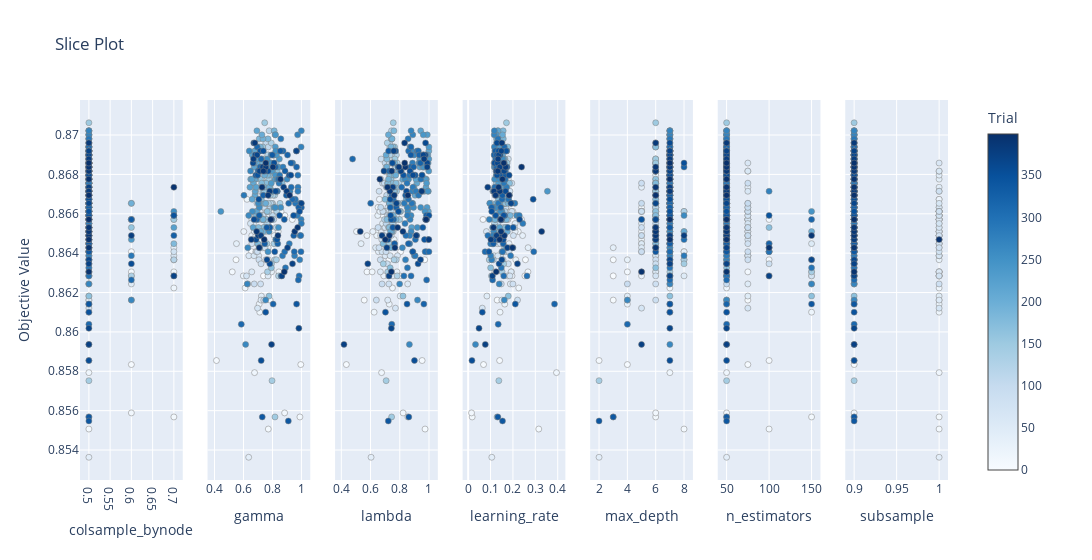

This figure's notebook cell:
### Code cell
optuna.visualization.plot_slice(study_XGB)

### Figure 1 — Plotly figure (JSON) as saved in the notebook; plotly's stock layout.template omitted (floating-point values rounded to 4 significant figures; data arrays with more than 128 entries replaced by an {"elided": "..."} marker saying what was removed)
{"data": [{"marker": {"color": {"elided": "400 int values"}, "colorbar": {"title": {"text": "Trial"}, "x": 1, "xpad": 40}, "colorscale": [[0, "rgb(247,251,255)"], [0.125, "rgb(222,235,247)"], [0.25, "rgb(198,219,239)"], [0.375, "rgb(158,202,225)"], [0.5, "rgb(107,174,214)"], [0.625, "rgb(66,146,198)"], [0.75, "rgb(33,113,181)"], [0.875, "rgb(8,81,156)"], [1, "rgb(8,48,107)"]], "line": {"color": "Grey", "width": 0.5}, "showscale": true}, "mode": "markers", "showlegend": false, "type": "scatter", "x": {"elided": "400 float values"}, "xaxis": "x", "y": {"elided": "400 float values"}, "yaxis": "y"}, {"marker": {"color": {"elided": "400 int values"}, "colorbar": {"title": {"text": "Trial"}, "x": 1, "xpad": 40}, "colorscale": [[0, "rgb(247,251,255)"], [0.125, "rgb(222,235,247)"], [0.25, "rgb(198,219,239)"], [0.375, "rgb(158,202,225)"], [0.5, "rgb(107,174,214)"], [0.625, "rgb(66,146,198)"], [0.75, "rgb(33,113,181)"], [0.875, "rgb(8,81,156)"], [1, "rgb(8,48,107)"]], "line": {"color": "Grey", "width": 0.5}, "showscale": false}, "mode": "markers", "showlegend": false, "type": "scatter", "x": {"elided": "400 float values"}, "xaxis": "x2", "y": {"elided": "400 float values"}, "yaxis": "y2"}, {"marker": {"color": {"elided": "400 int values"}, "colorbar": {"title": {"text": "Trial"}, "x": 1, "xpad": 40}, "colorscale": [[0, "rgb(247,251,255)"], [0.125, "rgb(222,235,247)"], [0.25, "rgb(198,219,239)"], [0.375, "rgb(158,202,225)"], [0.5, "rgb(107,174,214)"], [0.625, "rgb(66,146,198)"], [0.75, "rgb(33,113,181)"], [0.875, "rgb(8,81,156)"], [1, "rgb(8,48,107)"]], "line": {"color": "Grey", "width": 0.5}, "showscale": false}, "mode": "markers", "showlegend": false, "type": "scatter", "x": {"elided": "400 float values"}, "xaxis": "x3", "y": {"elided": "400 float values"}, "yaxis": "y3"}, {"marker": {"color": {"elided": "400 int values"}, "colorbar": {"title": {"text": "Trial"}, "x": 1, "xpad": 40}, "colorscale": [[0, "rgb(247,251,255)"], [0.125, "rgb(222,235,247)"], [0.25, "rgb(198,219,239)"], [0.375, "rgb(158,202,225)"], [0.5, "rgb(107,174,214)"], [0.625, "rgb(66,146,198)"], [0.75, "rgb(33,113,181)"], [0.875, "rgb(8,81,156)"], [1, "rgb(8,48,107)"]], "line": {"color": "Grey", "width": 0.5}, "showscale": false}, "mode": "markers", "showlegend": false, "type": "scatter", "x": {"elided": "400 float values"}, "xaxis": "x4", "y": {"elided": "400 float values"}, "yaxis": "y4"}, {"marker": {"color": {"elided": "400 int values"}, "colorbar": {"title": {"text": "Trial"}, "x": 1, "xpad": 40}, "colorscale": [[0, "rgb(247,251,255)"], [0.125, "rgb(222,235,247)"], [0.25, "rgb(198,219,239)"], [0.375, "rgb(158,202,225)"], [0.5, "rgb(107,174,214)"], [0.625, "rgb(66,146,198)"], [0.75, "rgb(33,113,181)"], [0.875, "rgb(8,81,156)"], [1, "rgb(8,48,107)"]], "line": {"color": "Grey", "width": 0.5}, "showscale": false}, "mode": "markers", "showlegend": false, "type": "scatter", "x": {"elided": "400 int values"}, "xaxis": "x5", "y": {"elided": "400 float values"}, "yaxis": "y5"}, {"marker": {"color": {"elided": "400 int values"}, "colorbar": {"title": {"text": "Trial"}, "x": 1, "xpad": 40}, "colorscale": [[0, "rgb(247,251,255)"], [0.125, "rgb(222,235,247)"], [0.25, "rgb(198,219,239)"], [0.375, "rgb(158,202,225)"], [0.5, "rgb(107,174,214)"], [0.625, "rgb(66,146,198)"], [0.75, "rgb(33,113,181)"], [0.875, "rgb(8,81,156)"], [1, "rgb(8,48,107)"]], "line": {"color": "Grey", "width": 0.5}, "showscale": false}, "mode": "markers", "showlegend": false, "type": "scatter", "x": {"elided": "400 int values"}, "xaxis": "x6", "y": {"elided": "400 float values"}, "yaxis": "y6"}, {"marker": {"color": {"elided": "400 int values"}, "colorbar": {"title": {"text": "Trial"}, "x": 1, "xpad": 40}, "colorscale": [[0, "rgb(247,251,255)"], [0.125, "rgb(222,235,247)"], [0.25, "rgb(198,219,239)"], [0.375, "rgb(158,202,225)"], [0.5, "rgb(107,174,214)"], [0.625, "rgb(66,146,198)"], [0.75, "rgb(33,113,181)"], [0.875, "rgb(8,81,156)"], [1, "rgb(8,48,107)"]], "line": {"color": "Grey", "width": 0.5}, "showscale": false}, "mode": "markers", "showlegend": false, "type": "scatter", "x": {"elided": "400 float values"}, "xaxis": "x7", "y": {"elided": "400 float values"}, "yaxis": "y7"}], "layout": {"title": {"text": "Slice Plot"}, "width": 2100, "xaxis": {"anchor": "y", "domain": [0, 0.1184], "title": {"text": "colsample_bynode"}}, "xaxis2": {"anchor": "y2", "domain": [0.1469, 0.2653], "title": {"text": "gamma"}}, "xaxis3": {"anchor": "y3", "domain": [0.2939, 0.4122], "title": {"text": "lambda"}}, "xaxis4": {"anchor": "y4", "domain": [0.4408, 0.5592], "title": {"text": "learning_rate"}}, "xaxis5": {"anchor": "y5", "domain": [0.5878, 0.7061], "title": {"text": "max_depth"}}, "xaxis6": {"anchor": "y6", "domain": [0.7347, 0.8531], "title": {"text": "n_estimators"}}, "xaxis7": {"anchor": "y7", "domain": [0.8816, 1.0], "title": {"text": "subsample"}}, "yaxis": {"anchor": "x", "domain": [0, 1], "title": {"text": "Objective Value"}}, "yaxis2": {"anchor": "x2", "domain": [0, 1], "matches": "y", "showticklabels": false}, "yaxis3": {"anchor": "x3", "domain": [0, 1], "matches": "y", "showticklabels": false}, "yaxis4": {"anchor": "x4", "domain": [0, 1], "matches": "y", "showticklabels": false}, "yaxis5": {"anchor": "x5", "domain": [0, 1], "matches": "y", "showticklabels": false}, "yaxis6": {"anchor": "x6", "domain": [0, 1], "matches": "y", "showticklabels": false}, "yaxis7": {"anchor": "x7", "domain": [0, 1], "matches": "y", "showticklabels": false}}}
